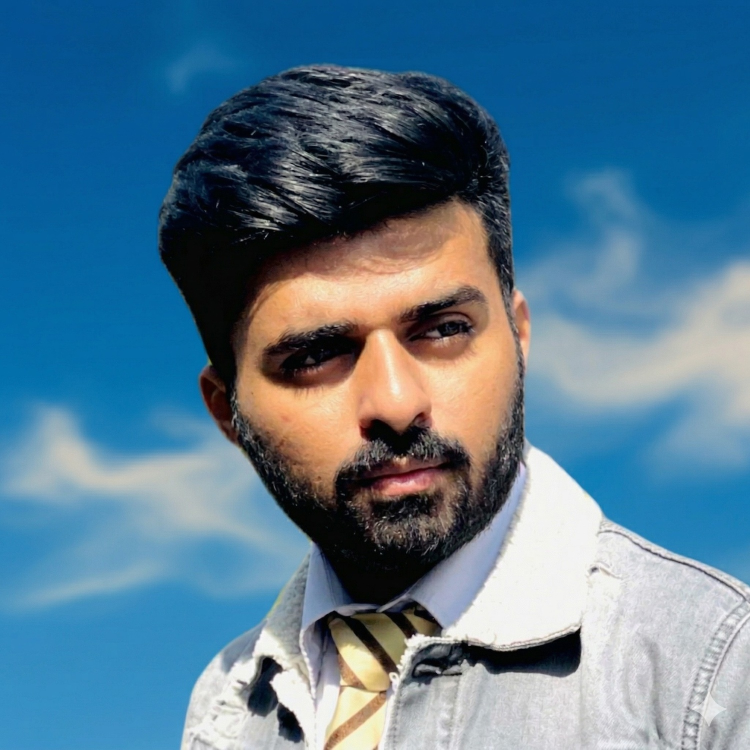
#> input picture projects/new-session-ed71920e/assets/Gemini_Generated_Image_ymwvbmymwvbmymw.jpeg, 1500 x 1500 px (shown at 1/2 size)
$ python _palette.py ../projects/new-session-ed71920e/assets/Gemini_Generated_Image_ymwvbmymwvbmymw.jpeg
#> lines starting #> are read from the running program, lines starting #| are printed output that depends on the picture
#!/usr/bin/env python3
"""Extract dominant colors from an image (no external deps — PIL only).

  python3 scripts/_palette.py <image-path> [--n 5]

Output: JSON {colors:[{hex,rgb,weight}, ...]} ordered by frequency.
Uses PIL's adaptive palette quantization (median cut).
"""
import sys, json, argparse
from PIL import Image

ap = argparse.ArgumentParser()
ap.add_argument("image")
ap.add_argument("--n", type=int, default=5)
args = ap.parse_args()

im = Image.open(args.image).convert("RGB")
#> im is the input picture: PIL image 1500x1500 RGB; mean R, G, B 86.6, 122, 145.1
im.thumbnail((400, 400))   # speed up
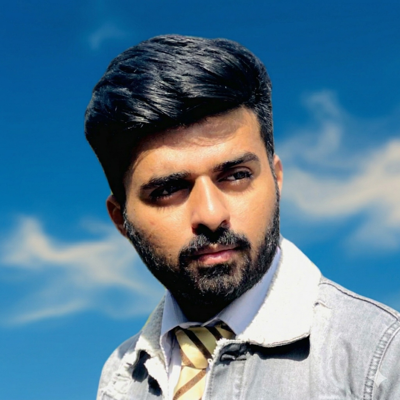
#> im: PIL image 400x400 RGB; mean R, G, B 86.6, 122, 145.1

q = im.quantize(colors=args.n, method=Image.Quantize.FASTOCTREE)
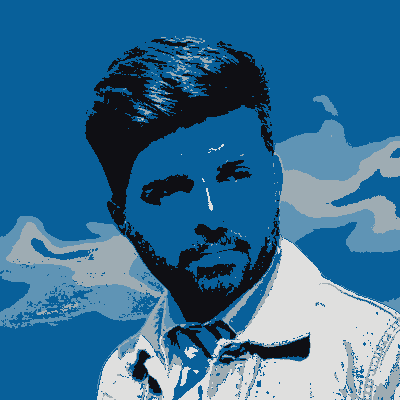
#> q: PIL image 400x400 P; mean R, G, B 54, 111.1, 148.9
palette = q.getpalette()[:args.n*3]
#> palette = [8, 96, 154, 15, 15, 20, 223, 223, 222, 95, 148, 181, 158, 172, 179]
counts = sorted(q.getcolors(), reverse=True)   # [(count, idx), ...]
#> counts = [(93053, 0), (20767, 1), (18327, 2), (14272, 3), (13581, 4)]

total = sum(c for c, _ in counts) or 1
#> total = 160000
colors = []
for count, idx in counts:
    r, g, b = palette[idx*3], palette[idx*3+1], palette[idx*3+2]
    colors.append({
        "hex": "#{:02x}{:02x}{:02x}".format(r, g, b),
        "rgb": [r, g, b],
        "weight": round(count / total, 3),
    })
#> this loop made 5 passes
#> (count, r, g, b) on passes 1 to 5: (93053, 8, 96, 154), (20767, 15, 15, 20), (18327, 223, 223, 222), (14272, 95, 148, 181), (13581, 158, 172, 179)
#> after the loop, colors = 5 items
print(json.dumps({"colors": colors}))
#> (printed output is left out)
